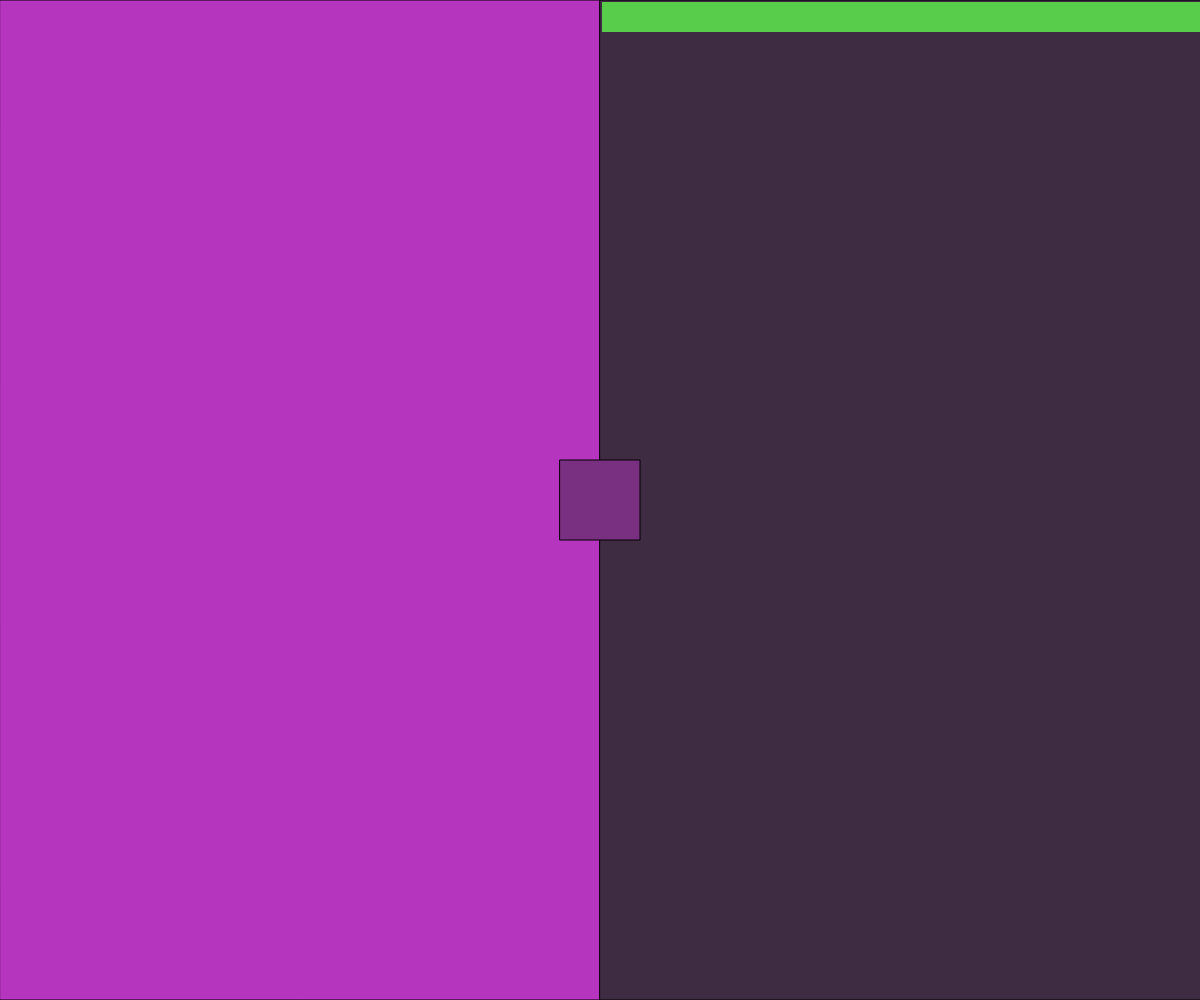
Frame 1 (no input)
Frame 60 (no input): identical to frame 1, image omitted
Frame 120 (the mouse pressed at the canvas centre since frame 60): identical to frame 1, image omitted

The p5.js sketch that drew this single still picture (run headless with seeded random() and noise() and a simulated clock; from frame 60 on, the mouse is pressed at the canvas centre):

// p5.js sketch
// ── sketch.js
// Used to prevent deltaE being printed more than once
let found = false
// Keep track of how many colors were tried before finding one that matches
let tries = 0
// List of all colors and their DeltaE values that were not a match
let rejectedColors = []

function setup() {
	createCanvas(windowWidth, windowHeight)
	background(0)
	// A random color
	color1 = rgb2lab([random(0, 255), random(0, 255), random(0, 255)])
	// color2 will be changed to a color that is similar to color1 if it isn't close enough to start with
	color2 = rgb2lab([random(0, 255), random(0, 255), random(0, 255)])
	// Average of color1 and color2
	color3 = average(color1, color2)
	// How close the two lab values have to be before displaying them
	threshold = 30
}

function draw() {
	tries = 0
	while(true){
		if(deltaE(color1, color2) < threshold){
			if(!found){
				break
			}else{
				print(deltaE(color1, color2))
				print(lab2rgb(color1), lab2rgb(color2))
				found = true
				break
			}
		}else{
			tries += 1
			rejectedColors.push([lab2rgb(color2), deltaE(color1, color2)])
			color2 = rgb2lab([random(0, 255), random(0, 255), random(0, 255)])
			if(tries > 3000){
				tries = 0
				print("took more than 3000 tries , changing color1")
				color1 = rgb2lab([random(0, 255), random(0, 255), random(0, 255)])
			}
		}
	}
	if(tries > 0){
		print("It took " + tries + " tries before finding a matching color")
	}
	color3 = average(color1, color2)
	//Display the left side color
	fill(lab2rgb(color1))
	rect(0, 0, windowWidth, windowHeight)
	// Display the right side color
	fill(lab2rgb(color2))
	rect(windowWidth/2, 0, windowWidth, windowHeight)
	// Display the average of the two colors in the center
	fill(color3)
	rect(windowWidth/2 - 40, windowHeight/2 - 40, 80, 80)
	
	// Display all the rejected colors at the top of the right side of the screen
	push()
	noStroke()
	for(var i = rejectedColors.length; i >= 0; i--){
		if(rejectedColors[i]){
			fill(rejectedColors[i][0])
			rect(i * windowWidth/(2*rejectedColors.length) + windowWidth/2 + 2, 2, width/(2*rejectedColors.length), 30)	
		}
	}
	pop()
}

function mouseClicked() {
	// Reset found and rejectedColors when a new color1 is picked
	found = false
	rejectedColors = []
	// Randomize colors 1 and 2 on mouse click
	color1 = rgb2lab([random(0, 255), random(0, 255), random(0,255)])
	color2 = rgb2lab([random(0, 255), random(0, 255), random(0,255)])
	color3 = average(color1, color2)
}

// the following functions are based off of the pseudocode
// found on www.easyrgb.com
// I took this code from https://github.com/antimatter15/rgb-lab/blob/master/color.js

function average(lab1, lab2){
	c1 = lab2rgb(lab1)
	c2 = lab2rgb(lab2)
	avgRGB = []
	for(var i = 0; i < 3; i++){
		avgRGB.push(c1[i]/2 + c2[i]/2)
	}
	return(avgRGB)
}



function rgb2lab(rgb){
  var r = rgb[0] / 255,
      g = rgb[1] / 255,
      b = rgb[2] / 255,
      x, y, z;

  r = (r > 0.04045) ? Math.pow((r + 0.055) / 1.055, 2.4) : r / 12.92;
  g = (g > 0.04045) ? Math.pow((g + 0.055) / 1.055, 2.4) : g / 12.92;
  b = (b > 0.04045) ? Math.pow((b + 0.055) / 1.055, 2.4) : b / 12.92;

  x = (r * 0.4124 + g * 0.3576 + b * 0.1805) / 0.95047;
  y = (r * 0.2126 + g * 0.7152 + b * 0.0722) / 1.00000;
  z = (r * 0.0193 + g * 0.1192 + b * 0.9505) / 1.08883;

  x = (x > 0.008856) ? Math.pow(x, 1/3) : (7.787 * x) + 16/116;
  y = (y > 0.008856) ? Math.pow(y, 1/3) : (7.787 * y) + 16/116;
  z = (z > 0.008856) ? Math.pow(z, 1/3) : (7.787 * z) + 16/116;

  return [(116 * y) - 16, 500 * (x - y), 200 * (y - z)]
}

function lab2rgb(lab){
  var y = (lab[0] + 16) / 116,
      x = lab[1] / 500 + y,
      z = y - lab[2] / 200,
      r, g, b;

  x = 0.95047 * ((x * x * x > 0.008856) ? x * x * x : (x - 16/116) / 7.787);
  y = 1.00000 * ((y * y * y > 0.008856) ? y * y * y : (y - 16/116) / 7.787);
  z = 1.08883 * ((z * z * z > 0.008856) ? z * z * z : (z - 16/116) / 7.787);

  r = x *  3.2406 + y * -1.5372 + z * -0.4986;
  g = x * -0.9689 + y *  1.8758 + z *  0.0415;
  b = x *  0.0557 + y * -0.2040 + z *  1.0570;

  r = (r > 0.0031308) ? (1.055 * Math.pow(r, 1/2.4) - 0.055) : 12.92 * r;
  g = (g > 0.0031308) ? (1.055 * Math.pow(g, 1/2.4) - 0.055) : 12.92 * g;
  b = (b > 0.0031308) ? (1.055 * Math.pow(b, 1/2.4) - 0.055) : 12.92 * b;

  return [Math.max(0, Math.min(1, r)) * 255, 
          Math.max(0, Math.min(1, g)) * 255, 
          Math.max(0, Math.min(1, b)) * 255]
}

// calculate the perceptual distance between colors in CIELAB
// https://github.com/THEjoezack/ColorMine/blob/master/ColorMine/ColorSpaces/Comparisons/Cie94Comparison.cs

function deltaE(labA, labB){
  var deltaL = labA[0] - labB[0];
  var deltaA = labA[1] - labB[1];
  var deltaB = labA[2] - labB[2];
  var c1 = Math.sqrt(labA[1] * labA[1] + labA[2] * labA[2]);
  var c2 = Math.sqrt(labB[1] * labB[1] + labB[2] * labB[2]);
  var deltaC = c1 - c2;
  var deltaH = deltaA * deltaA + deltaB * deltaB - deltaC * deltaC;
  deltaH = deltaH < 0 ? 0 : Math.sqrt(deltaH);
  var sc = 1.0 + 0.045 * c1;
  var sh = 1.0 + 0.015 * c1;
  var deltaLKlsl = deltaL / (1.0);
  var deltaCkcsc = deltaC / (sc);
  var deltaHkhsh = deltaH / (sh);
  var i = deltaLKlsl * deltaLKlsl + deltaCkcsc * deltaCkcsc + deltaHkhsh * deltaHkhsh;
  return i < 0 ? 0 : Math.sqrt(i);
}
